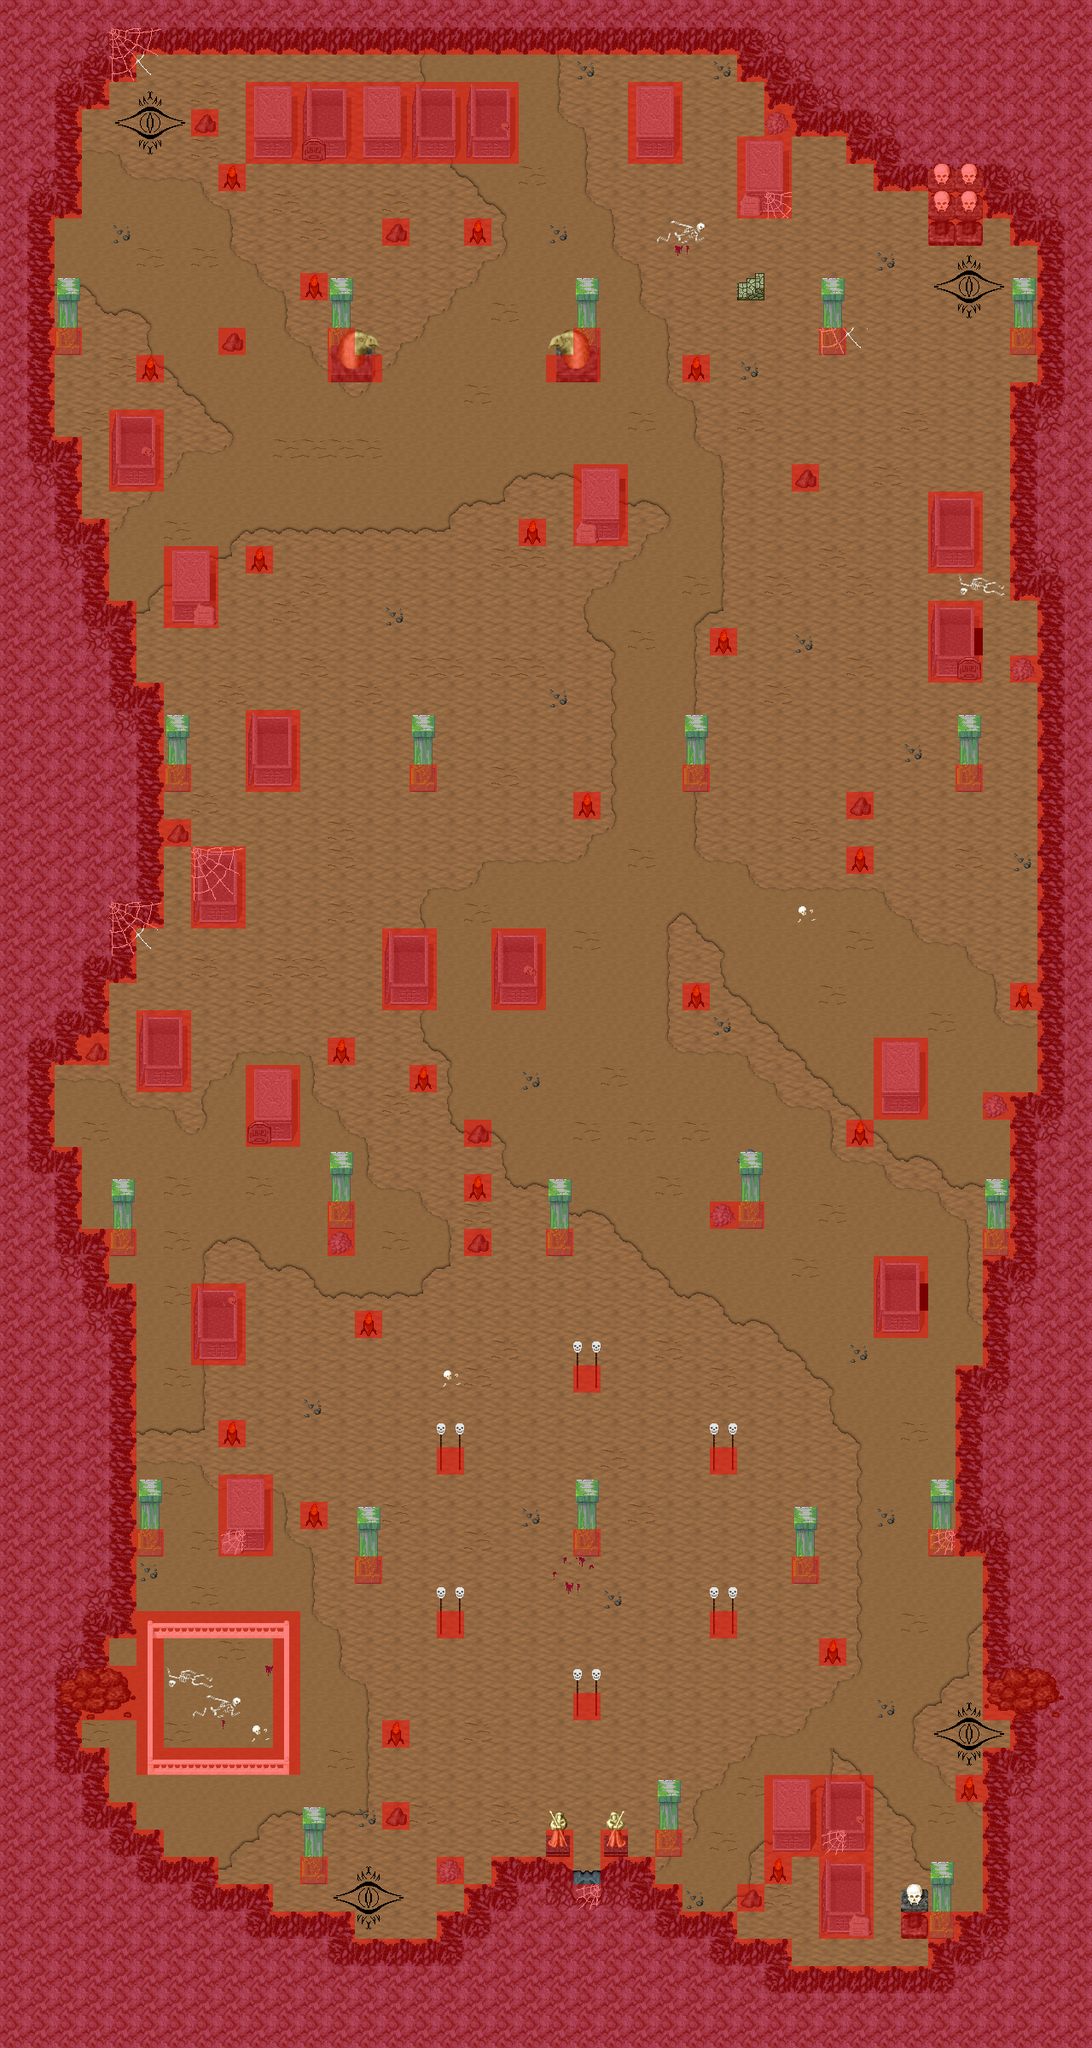

This is a level from a 2D game, rendered from its Tiled map with the project's own tilesets. A one-line summary and the map file follow, with tile-layer data summarised:
An orthogonal 40x75 tile map with 32x32 px tiles, 6 tile layers (0_floor, 1_terrain, 2_object, 3_roof, ...), 3 hidden layers not drawn, 28 tilesets.

<map version="1.4" tiledversion="1.4.2" orientation="orthogonal" renderorder="right-down" width="40" height="75" tilewidth="32" tileheight="32" infinite="0" nextlayerid="10" nextobjectid="1">
 <tileset firstgid="1" name="../../tileset/logic/collision.png" tilewidth="32" tileheight="32" tilecount="1" columns="1">
  <image source="../../tileset/logic/collision.png" width="32" height="32" />
 </tileset>
 <tileset firstgid="2" name="int_rock_blue" tilewidth="32" tileheight="32" tilecount="140" columns="10">
  <image source="../../tileset/building/wall/int_rock_blue.png" width="320" height="448" />
 </tileset>
 <tileset firstgid="142" name="moss_pillars" tilewidth="32" tileheight="32" tilecount="6" columns="2">
  <image source="../../tileset/building/column/moss_pillars.png" width="64" height="96" />
 </tileset>
 <tileset firstgid="148" name="stone_fence_white" tilewidth="32" tileheight="32" tilecount="9" columns="3">
  <image source="../../tileset/building/fence/stone_fence_white.png" width="96" height="96" />
 </tileset>
 <tileset firstgid="157" name="green_stairs" tilewidth="32" tileheight="32" tilecount="4" columns="2">
  <image source="../../tileset/building/stairs/green_stairs.png" width="64" height="64" />
 </tileset>
 <tileset firstgid="161" name="torch_2" tilewidth="32" tileheight="32" tilecount="9" columns="3">
  <image source="../../tileset/furniture/light/torch_2.png" width="96" height="96" />
 </tileset>
 <tileset firstgid="170" name="rock_cluster" tilewidth="32" tileheight="32" tilecount="6" columns="3">
  <image source="../../tileset/ground/rock/rock_cluster.png" width="96" height="64" />
 </tileset>
 <tileset firstgid="176" name="rocks_2" tilewidth="32" tileheight="32" tilecount="4" columns="2">
  <image source="../../tileset/ground/rock/rocks_2.png" width="64" height="64" />
 </tileset>
 <tileset firstgid="180" name="eye" tilewidth="32" tileheight="32" tilecount="9" columns="3">
  <image source="../../tileset/ground/eye.png" width="96" height="96" />
 </tileset>
 <tileset firstgid="189" name="sarcophagus" tilewidth="32" tileheight="32" tilecount="12" columns="4">
  <image source="../../tileset/item/gothic/sarcophagus.png" width="128" height="96" />
 </tileset>
 <tileset firstgid="201" name="skull_post" tilewidth="32" tileheight="32" tilecount="2" columns="1">
  <image source="../../tileset/item/gothic/skull_post.png" width="32" height="64" />
 </tileset>
 <tileset firstgid="203" name="slab" tilewidth="32" tileheight="32" tilecount="1" columns="1">
  <image source="../../tileset/item/gothic/slab.png" width="32" height="32" />
 </tileset>
 <tileset firstgid="204" name="headstone_1" tilewidth="32" tileheight="32" tilecount="1" columns="1">
  <image source="../../tileset/item/gothic/headstone_1.png" width="32" height="32" />
 </tileset>
 <tileset firstgid="205" name="warlock" tilewidth="32" tileheight="32" tilecount="4" columns="2">
  <image source="../../tileset/item/statue/warlock.png" width="64" height="64" />
 </tileset>
 <tileset firstgid="209" name="skullpedestal" tilewidth="32" tileheight="32" tilecount="2" columns="1">
  <image source="../../tileset/item/statue/skullpedestal.png" width="32" height="64" />
 </tileset>
 <tileset firstgid="211" name="eaglehead" tilewidth="32" tileheight="32" tilecount="8" columns="2">
  <image source="../../tileset/item/statue/eaglehead.png" width="64" height="128" />
 </tileset>
 <tileset firstgid="219" name="skeleton" tilewidth="32" tileheight="32" tilecount="4" columns="2">
  <image source="../../tileset/item/corpse/skeleton.png" width="64" height="64" />
 </tileset>
 <tileset firstgid="223" name="skull_dark" tilewidth="32" tileheight="32" tilecount="2" columns="2">
  <image source="../../tileset/item/corpse/skull_dark.png" width="64" height="32" />
 </tileset>
 <tileset firstgid="225" name="skull_pale" tilewidth="32" tileheight="32" tilecount="2" columns="2">
  <image source="../../tileset/item/corpse/skull_pale.png" width="64" height="32" />
 </tileset>
 <tileset firstgid="227" name="small_stains" tilewidth="32" tileheight="32" tilecount="4" columns="2">
  <image source="../../tileset/item/blood/small_stains.png" width="64" height="64" />
 </tileset>
 <tileset firstgid="231" name="webs" tilewidth="32" tileheight="32" tilecount="6" columns="2">
  <image source="../../tileset/building/decoration/webs.png" width="64" height="96" />
 </tileset>
 <tileset firstgid="237" name="earth_edges" tilewidth="32" tileheight="32" tilecount="18" columns="6">
  <image source="../../tileset/ground/earth_edges.png" width="192" height="96" />
 </tileset>
 <tileset firstgid="255" name="grass_corners" tilewidth="32" tileheight="32" tilecount="24" columns="6">
  <image source="../../tileset/ground/grass_corners.png" width="192" height="128" />
 </tileset>
 <tileset firstgid="279" name="ground" tilewidth="32" tileheight="32" tilecount="33" columns="3">
  <image source="../../tileset/ground/ground.png" width="96" height="352" />
 </tileset>
 <tileset firstgid="312" name="latarnia_blask" tilewidth="32" tileheight="32" tilecount="25" columns="5">
  <image source="../../tileset/pol/oswietlenie/latarnia_blask.png" width="160" height="160" />
 </tileset>
 <tileset firstgid="337" name="undead" tilewidth="32" tileheight="32" tilecount="14" columns="14">
  <image source="../../tileset/logic/creature/undead.png" width="448" height="32" />
 </tileset>
 <tileset firstgid="351" name="undead_skeleton" tilewidth="32" tileheight="32" tilecount="6" columns="6">
  <image source="../../tileset/logic/creature/undead_skeleton.png" width="192" height="32" />
 </tileset>
 <tileset firstgid="357" name="undead_specter" tilewidth="32" tileheight="32" tilecount="6" columns="6">
  <image source="../../tileset/logic/creature/undead_specter.png" width="192" height="32" />
 </tileset>
 <layer id="1" name="0_floor" width="40" height="75">
  <data>[3000 cells, 2995 non-empty, 10 distinct tile ids]</data>
 </layer>
 <layer id="2" name="1_terrain" width="40" height="75">
  <data>[3000 cells, 926 non-empty, 70 distinct tile ids]</data>
 </layer>
 <layer id="3" name="2_object" width="40" height="75">
  <data>[3000 cells, 164 non-empty, 53 distinct tile ids]</data>
 </layer>
 <layer id="4" name="3_roof" width="40" height="75">
  <data>[3000 cells, 73 non-empty, 15 distinct tile ids]</data>
 </layer>
 <layer id="5" name="objects" width="40" height="75" visible="0">
  <data>[3000 cells, 32 non-empty, 5 distinct tile ids]</data>
 </layer>
 <layer id="6" name="collision" width="40" height="75" opacity="0.48">
  <data>[3000 cells, 1066 non-empty, 1 distinct tile ids]</data>
 </layer>
 <layer id="7" name="protection" width="40" height="75" opacity="0.43">
  <data>[3000 cells, 0 non-empty, 0 distinct tile ids]</data>
 </layer>
 <layer id="8" name="blend_ground" width="40" height="75" visible="0">
  <data>[3000 cells, 473 non-empty, 25 distinct tile ids]</data>
 </layer>
 <layer id="9" name="blend_roof" width="40" height="75" visible="0" opacity="0.54">
  <data>[3000 cells, 500 non-empty, 25 distinct tile ids]</data>
 </layer>
</map>
